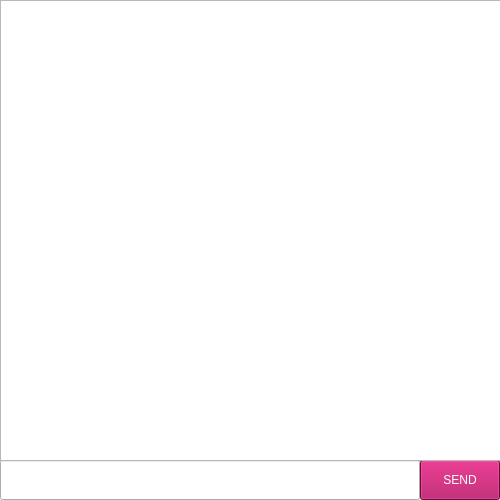
<?xml version="1.0" encoding="UTF-8"?>
<ui version="4.0">
 <class>MainWindow</class>
 <widget class="QMainWindow" name="MainWindow">
  <property name="geometry">
   <rect>
    <x>0</x>
    <y>0</y>
    <width>500</width>
    <height>500</height>
   </rect>
  </property>
  <property name="minimumSize">
   <size>
    <width>500</width>
    <height>500</height>
   </size>
  </property>
  <property name="maximumSize">
   <size>
    <width>500</width>
    <height>500</height>
   </size>
  </property>
  <property name="windowTitle">
   <string>MainWindow</string>
  </property>
  <widget class="QWidget" name="centralwidget">
   <widget class="QLineEdit" name="chat_input">
    <property name="geometry">
     <rect>
      <x>0</x>
      <y>460</y>
      <width>420</width>
      <height>40</height>
     </rect>
    </property>
   </widget>
   <widget class="QPushButton" name="send_button">
    <property name="geometry">
     <rect>
      <x>420</x>
      <y>460</y>
      <width>80</width>
      <height>40</height>
     </rect>
    </property>
    <property name="styleSheet">
     <string notr="true">font: 11pt &quot;Consolas&quot;;
background:rgb(170, 3, 84);
color: rgb(255, 255, 255);
</string>
    </property>
    <property name="text">
     <string>SEND</string>
    </property>
   </widget>
   <widget class="QTextEdit" name="textEdit">
    <property name="geometry">
     <rect>
      <x>0</x>
      <y>0</y>
      <width>501</width>
      <height>461</height>
     </rect>
    </property>
    <property name="sizePolicy">
     <sizepolicy hsizetype="Fixed" vsizetype="Fixed">
      <horstretch>0</horstretch>
      <verstretch>0</verstretch>
     </sizepolicy>
    </property>
    <property name="minimumSize">
     <size>
      <width>501</width>
      <height>461</height>
     </size>
    </property>
    <property name="maximumSize">
     <size>
      <width>501</width>
      <height>461</height>
     </size>
    </property>
   </widget>
  </widget>
 </widget>
 <resources/>
 <connections/>
</ui>
